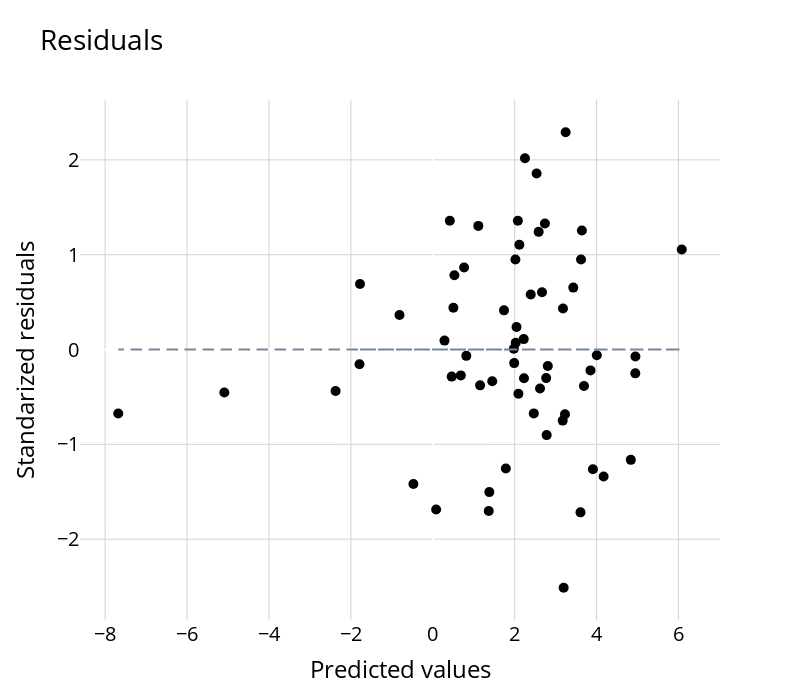

The notebook cell saved with this chart:
### Code cell
plot_resid(predicted=ols_predictions, residuals=residuals)
